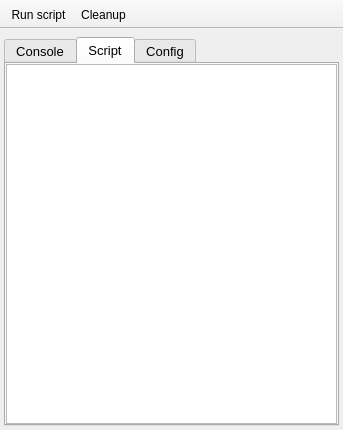
<?xml version="1.0" encoding="UTF-8"?>
<ui version="4.0">
 <class>PyShell</class>
 <widget class="QMainWindow" name="PyShell">
  <property name="geometry">
   <rect>
    <x>0</x>
    <y>0</y>
    <width>343</width>
    <height>430</height>
   </rect>
  </property>
  <property name="windowTitle">
   <string>MainWindow</string>
  </property>
  <property name="unifiedTitleAndToolBarOnMac">
   <bool>true</bool>
  </property>
  <widget class="QWidget" name="centralwidget">
   <layout class="QGridLayout" name="gridLayout">
    <property name="leftMargin">
     <number>4</number>
    </property>
    <property name="topMargin">
     <number>8</number>
    </property>
    <property name="rightMargin">
     <number>4</number>
    </property>
    <property name="bottomMargin">
     <number>4</number>
    </property>
    <item row="0" column="0">
     <widget class="QTabWidget" name="tabWidget">
      <property name="font">
       <font>
        <pointsize>10</pointsize>
       </font>
      </property>
      <property name="currentIndex">
       <number>1</number>
      </property>
      <property name="neutrinoSave" stdset="0">
       <bool>true</bool>
      </property>
      <widget class="QWidget" name="consoleframe">
       <attribute name="title">
        <string>Console</string>
       </attribute>
       <layout class="QGridLayout" name="gridLayout_2" rowstretch="0">
        <property name="leftMargin">
         <number>0</number>
        </property>
        <property name="topMargin">
         <number>0</number>
        </property>
        <property name="rightMargin">
         <number>0</number>
        </property>
        <property name="bottomMargin">
         <number>0</number>
        </property>
        <item row="0" column="0" colspan="2">
         <layout class="QVBoxLayout" name="console"/>
        </item>
       </layout>
      </widget>
      <widget class="QWidget" name="scripts">
       <attribute name="title">
        <string>Script</string>
       </attribute>
       <layout class="QGridLayout" name="gridLayout_5">
        <property name="leftMargin">
         <number>0</number>
        </property>
        <property name="topMargin">
         <number>0</number>
        </property>
        <property name="rightMargin">
         <number>0</number>
        </property>
        <property name="bottomMargin">
         <number>0</number>
        </property>
        <item row="0" column="0">
         <widget class="CodeEditor" name="script">
          <property name="font">
           <font>
            <pointsize>10</pointsize>
           </font>
          </property>
          <property name="plainText">
           <string notr="true"/>
          </property>
          <property name="neutrinoSave" stdset="0">
           <bool>true</bool>
          </property>
         </widget>
        </item>
       </layout>
      </widget>
      <widget class="QWidget" name="config">
       <attribute name="title">
        <string>Config</string>
       </attribute>
       <layout class="QGridLayout" name="gridLayout_3">
        <property name="leftMargin">
         <number>0</number>
        </property>
        <property name="topMargin">
         <number>0</number>
        </property>
        <property name="rightMargin">
         <number>0</number>
        </property>
        <property name="bottomMargin">
         <number>0</number>
        </property>
        <item row="1" column="0">
         <widget class="QLabel" name="label_2">
          <property name="font">
           <font>
            <pointsize>10</pointsize>
           </font>
          </property>
          <property name="text">
           <string>Site path *</string>
          </property>
          <property name="alignment">
           <set>Qt::AlignRight|Qt::AlignTrailing|Qt::AlignVCenter</set>
          </property>
         </widget>
        </item>
        <item row="0" column="0">
         <widget class="QLabel" name="label_4">
          <property name="font">
           <font>
            <pointsize>10</pointsize>
           </font>
          </property>
          <property name="text">
           <string>Scripts *</string>
          </property>
          <property name="alignment">
           <set>Qt::AlignRight|Qt::AlignTrailing|Qt::AlignVCenter</set>
          </property>
         </widget>
        </item>
        <item row="1" column="2">
         <widget class="QToolButton" name="changeSiteFolder">
          <property name="text">
           <string>...</string>
          </property>
         </widget>
        </item>
        <item row="3" column="0" colspan="3">
         <widget class="QLabel" name="label_5">
          <property name="font">
           <font>
            <pointsize>10</pointsize>
            <weight>75</weight>
            <bold>true</bold>
           </font>
          </property>
          <property name="text">
           <string>* requires restart</string>
          </property>
          <property name="alignment">
           <set>Qt::AlignRight|Qt::AlignTrailing|Qt::AlignVCenter</set>
          </property>
         </widget>
        </item>
        <item row="0" column="1">
         <widget class="QLineEdit" name="scriptsFolder">
          <property name="readOnly">
           <bool>true</bool>
          </property>
          <property name="neutrinoSave" stdset="0">
           <bool>true</bool>
          </property>
         </widget>
        </item>
        <item row="2" column="0" colspan="3">
         <widget class="QGroupBox" name="groupBox_2">
          <property name="title">
           <string>InitScript *</string>
          </property>
          <layout class="QGridLayout" name="gridLayout_4">
           <property name="leftMargin">
            <number>0</number>
           </property>
           <property name="topMargin">
            <number>4</number>
           </property>
           <property name="rightMargin">
            <number>0</number>
           </property>
           <property name="bottomMargin">
            <number>0</number>
           </property>
           <item row="0" column="0">
            <widget class="QPlainTextEdit" name="initScript">
             <property name="tabStopDistance">
              <number>10</number>
             </property>
             <property name="neutrinoSave" stdset="0">
              <bool>true</bool>
             </property>
            </widget>
           </item>
          </layout>
         </widget>
        </item>
        <item row="0" column="2">
         <widget class="QToolButton" name="changeScriptsFolder">
          <property name="text">
           <string>...</string>
          </property>
         </widget>
        </item>
        <item row="1" column="1">
         <widget class="QLineEdit" name="siteFolder">
          <property name="font">
           <font>
            <pointsize>10</pointsize>
           </font>
          </property>
          <property name="toolTip">
           <string>python path (: separated paths)</string>
          </property>
          <property name="neutrinoSave" stdset="0">
           <bool>true</bool>
          </property>
         </widget>
        </item>
       </layout>
      </widget>
     </widget>
    </item>
   </layout>
  </widget>
  <widget class="QToolBar" name="toolBar">
   <property name="windowTitle">
    <string>toolBar</string>
   </property>
   <property name="movable">
    <bool>false</bool>
   </property>
   <property name="iconSize">
    <size>
     <width>20</width>
     <height>20</height>
    </size>
   </property>
   <property name="floatable">
    <bool>false</bool>
   </property>
   <attribute name="toolBarArea">
    <enum>TopToolBarArea</enum>
   </attribute>
   <attribute name="toolBarBreak">
    <bool>false</bool>
   </attribute>
   <addaction name="actionRun_script"/>
   <addaction name="actionCleanup"/>
  </widget>
  <action name="actionRun_script">
   <property name="icon">
    <iconset resource="PyShell.qrc">
     <normaloff>:/icons/filePy.png</normaloff>:/icons/filePy.png</iconset>
   </property>
   <property name="text">
    <string>Run script</string>
   </property>
  </action>
  <action name="actionCleanup">
   <property name="icon">
    <iconset resource="../../../build-neutrinoMaster-Brew-Debug/src/qrc/icons.qrc">
     <normaloff>:/icons/remove.png</normaloff>:/icons/remove.png</iconset>
   </property>
   <property name="text">
    <string>Cleanup</string>
   </property>
  </action>
 </widget>
 <customwidgets>
  <customwidget>
   <class>CodeEditor</class>
   <extends>QPlainTextEdit</extends>
   <header>codeeditor.h</header>
  </customwidget>
 </customwidgets>
 <resources>
  <include location="PyShell.qrc"/>
  <include location="../../../build-neutrinoMaster-Brew-Debug/src/qrc/icons.qrc"/>
 </resources>
 <connections/>
</ui>
